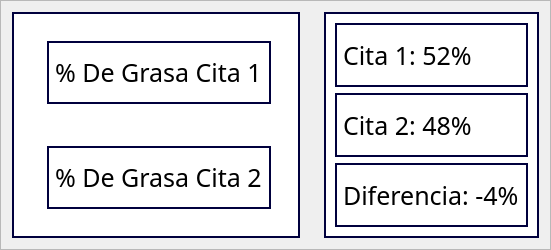
                     <widget class="QFrame" name="fr_est_citas">
                      <property name="minimumSize">
                       <size>
                        <width>0</width>
                        <height>250</height>
                       </size>
                      </property>
                      <property name="maximumSize">
                       <size>
                        <width>16777215</width>
                        <height>250</height>
                       </size>
                      </property>
                      <property name="frameShape">
                       <enum>QFrame::StyledPanel</enum>
                      </property>
                      <property name="frameShadow">
                       <enum>QFrame::Raised</enum>
                      </property>
                      <layout class="QGridLayout" name="gridLayout_3">
                       <property name="horizontalSpacing">
                        <number>6</number>
                       </property>
                       <item row="0" column="2">
                        <widget class="QFrame" name="frame_31">
                         <property name="maximumSize">
                          <size>
                           <width>250</width>
                           <height>250</height>
                          </size>
                         </property>
                         <property name="styleSheet">
                          <string notr="true">background-color: rgb(255, 255, 255);
border: 2px solid rgb(0, 0, 61);
image: url(:/grafica/RM78s.png);</string>
                         </property>
                         <property name="frameShape">
                          <enum>QFrame::StyledPanel</enum>
                         </property>
                         <property name="frameShadow">
                          <enum>QFrame::Raised</enum>
                         </property>
                        </widget>
                       </item>
                       <item row="0" column="0">
                        <widget class="QFrame" name="frame_30">
                         <property name="styleSheet">
                          <string notr="true">background-color: rgb(255, 255, 255);
border: 2px solid rgb(0, 0, 61);</string>
                         </property>
                         <property name="frameShape">
                          <enum>QFrame::StyledPanel</enum>
                         </property>
                         <property name="frameShadow">
                          <enum>QFrame::Raised</enum>
                         </property>
                         <layout class="QVBoxLayout" name="verticalLayout">
                          <item>
                           <widget class="QFrame" name="frame_32">
                            <property name="styleSheet">
                             <string notr="true">background-color: rgb(255, 255, 255);
border: none</string>
                            </property>
                            <property name="frameShape">
                             <enum>QFrame::StyledPanel</enum>
                            </property>
                            <property name="frameShadow">
                             <enum>QFrame::Raised</enum>
                            </property>
                            <layout class="QHBoxLayout" name="horizontalLayout_44">
                             <item>
                              <widget class="QFrame" name="frame_34">
                               <property name="maximumSize">
                                <size>
                                 <width>100</width>
                                 <height>16777215</height>
                                </size>
                               </property>
                               <property name="styleSheet">
                                <string notr="true">background-color: rgb(031, 119, 180);
border: 2px solid rgb(0, 0, 61);</string>
                               </property>
                               <property name="frameShape">
                                <enum>QFrame::StyledPanel</enum>
                               </property>
                               <property name="frameShadow">
                                <enum>QFrame::Raised</enum>
                               </property>
                              </widget>
                             </item>
                             <item>
                              <widget class="QFrame" name="frame_36">
                               <property name="styleSheet">
                                <string notr="true">border: none</string>
                               </property>
                               <property name="frameShape">
                                <enum>QFrame::StyledPanel</enum>
                               </property>
                               <property name="frameShadow">
                                <enum>QFrame::Raised</enum>
                               </property>
                               <layout class="QVBoxLayout" name="verticalLayout_52">
                                <item>
                                 <widget class="QLabel" name="label_11">
                                  <property name="font">
                                   <font>
                                    <family>Circular Std</family>
                                    <pointsize>19</pointsize>
                                   </font>
                                  </property>
                                  <property name="styleSheet">
                                   <string notr="true">background-color: rgb(255, 255, 255);
border: 2px solid rgb(0, 0, 61);</string>
                                  </property>
                                  <property name="text">
                                   <string>% De Grasa Cita 1</string>
                                  </property>
                                 </widget>
                                </item>
                               </layout>
                              </widget>
                             </item>
                            </layout>
                           </widget>
                          </item>
                          <item>
                           <widget class="QFrame" name="frame_33">
                            <property name="styleSheet">
                             <string notr="true">background-color: rgb(255, 255, 255);
border: none</string>
                            </property>
                            <property name="frameShape">
                             <enum>QFrame::StyledPanel</enum>
                            </property>
                            <property name="frameShadow">
                             <enum>QFrame::Raised</enum>
                            </property>
                            <layout class="QHBoxLayout" name="horizontalLayout_45">
                             <item>
                              <widget class="QFrame" name="frame_35">
                               <property name="maximumSize">
                                <size>
                                 <width>100</width>
                                 <height>16777215</height>
                                </size>
                               </property>
                               <property name="styleSheet">
                                <string notr="true">background-color: rgb(255, 127, 014);
border: 2px solid rgb(0, 0, 61);</string>
                               </property>
                               <property name="frameShape">
                                <enum>QFrame::StyledPanel</enum>
                               </property>
                               <property name="frameShadow">
                                <enum>QFrame::Raised</enum>
                               </property>
                              </widget>
                             </item>
                             <item>
                              <widget class="QFrame" name="frame_37">
                               <property name="styleSheet">
                                <string notr="true">border: none</string>
                               </property>
                               <property name="frameShape">
                                <enum>QFrame::StyledPanel</enum>
                               </property>
                               <property name="frameShadow">
                                <enum>QFrame::Raised</enum>
                               </property>
                               <layout class="QVBoxLayout" name="verticalLayout_60">
                                <item>
                                 <widget class="QLabel" name="label_12">
                                  <property name="font">
                                   <font>
                                    <family>Circular Std</family>
                                    <pointsize>19</pointsize>
                                   </font>
                                  </property>
                                  <property name="styleSheet">
                                   <string notr="true">background-color: rgb(255, 255, 255);
border: 2px solid rgb(0, 0, 61);</string>
                                  </property>
                                  <property name="text">
                                   <string>% De Grasa Cita 2</string>
                                  </property>
                                 </widget>
                                </item>
                               </layout>
                              </widget>
                             </item>
                            </layout>
                           </widget>
                          </item>
                         </layout>
                        </widget>
                       </item>
                       <item row="0" column="4">
                        <widget class="QFrame" name="frame_38">
                         <property name="maximumSize">
                          <size>
                           <width>300</width>
                           <height>16777215</height>
                          </size>
                         </property>
                         <property name="styleSheet">
                          <string notr="true">background-color: rgb(255, 255, 255);
border: 2px solid rgb(0, 0, 61);</string>
                         </property>
                         <property name="frameShape">
                          <enum>QFrame::StyledPanel</enum>
                         </property>
                         <property name="frameShadow">
                          <enum>QFrame::Raised</enum>
                         </property>
                         <layout class="QVBoxLayout" name="verticalLayout_61">
                          <item>
                           <widget class="QLabel" name="label_13">
                            <property name="font">
                             <font>
                              <family>Circular Std</family>
                              <pointsize>19</pointsize>
                             </font>
                            </property>
                            <property name="text">
                             <string>Cita 1: 52%</string>
                            </property>
                           </widget>
                          </item>
                          <item>
                           <widget class="QLabel" name="label_14">
                            <property name="font">
                             <font>
                              <family>Circular Std</family>
                              <pointsize>19</pointsize>
                             </font>
                            </property>
                            <property name="text">
                             <string>Cita 2: 48%</string>
                            </property>
                           </widget>
                          </item>
                          <item>
                           <widget class="QLabel" name="label_15">
                            <property name="font">
                             <font>
                              <family>Circular Std</family>
                              <pointsize>19</pointsize>
                             </font>
                            </property>
                            <property name="text">
                             <string>Diferencia: -4%</string>
                            </property>
                           </widget>
                          </item>
                         </layout>
                        </widget>
                       </item>
                       <item row="0" column="1">
                        <widget class="QFrame" name="frame_39">
                         <property name="maximumSize">
                          <size>
                           <width>30</width>
                           <height>16777215</height>
                          </size>
                         </property>
                         <property name="frameShape">
                          <enum>QFrame::StyledPanel</enum>
                         </property>
                         <property name="frameShadow">
                          <enum>QFrame::Raised</enum>
                         </property>
                        </widget>
                       </item>
                       <item row="0" column="3">
                        <widget class="QFrame" name="frame_40">
                         <property name="maximumSize">
                          <size>
                           <width>30</width>
                           <height>16777215</height>
                          </size>
                         </property>
                         <property name="frameShape">
                          <enum>QFrame::StyledPanel</enum>
                         </property>
                         <property name="frameShadow">
                          <enum>QFrame::Raised</enum>
                         </property>
                        </widget>
                       </item>
                      </layout>
                     </widget>
